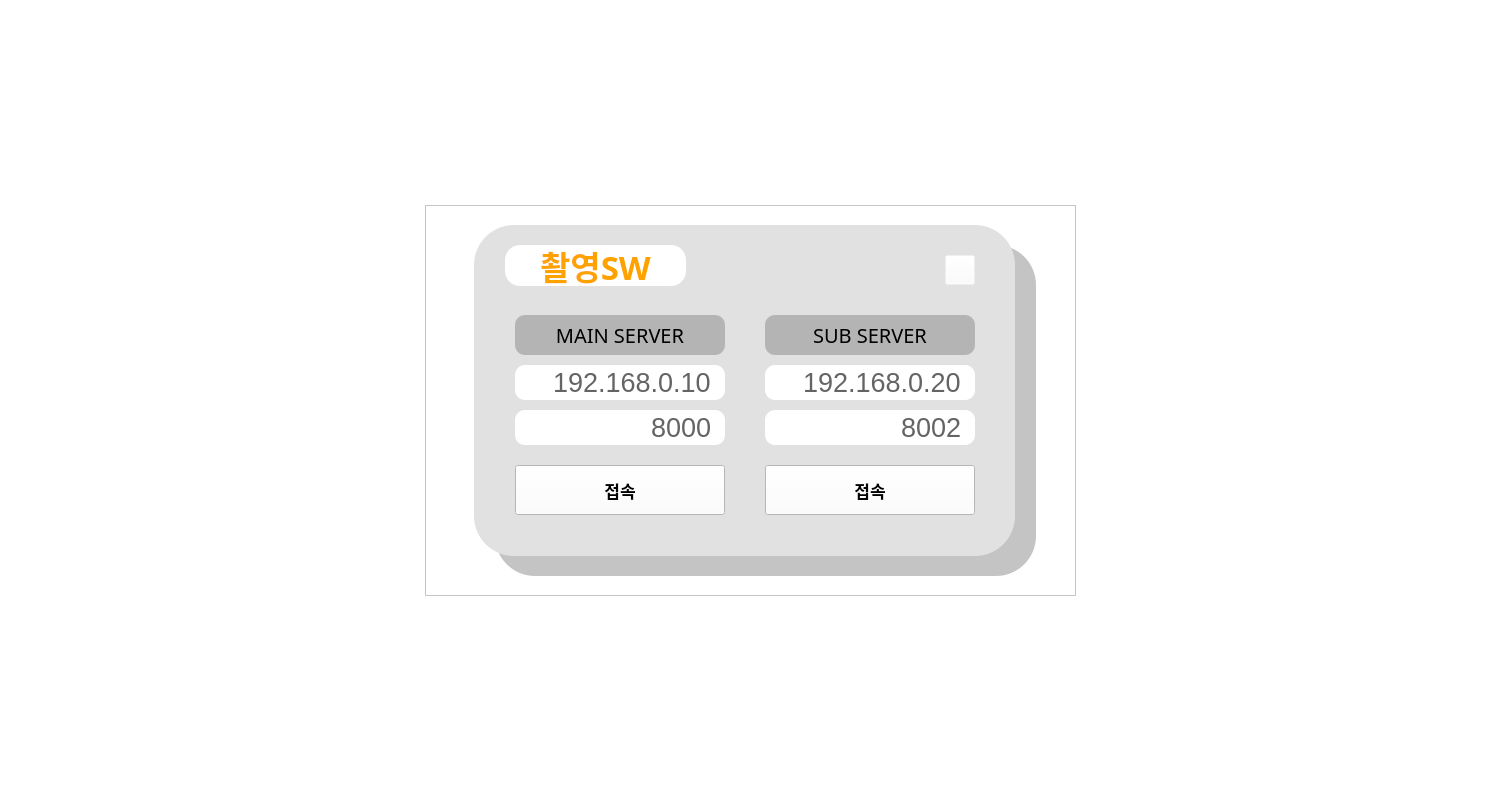
<?xml version="1.0" encoding="UTF-8"?>
<ui version="4.0">
 <class>MainWindow</class>
 <widget class="QMainWindow" name="MainWindow">
  <property name="geometry">
   <rect>
    <x>0</x>
    <y>0</y>
    <width>1500</width>
    <height>800</height>
   </rect>
  </property>
  <property name="sizePolicy">
   <sizepolicy hsizetype="Preferred" vsizetype="Preferred">
    <horstretch>0</horstretch>
    <verstretch>0</verstretch>
   </sizepolicy>
  </property>
  <property name="minimumSize">
   <size>
    <width>1500</width>
    <height>800</height>
   </size>
  </property>
  <property name="baseSize">
   <size>
    <width>1000</width>
    <height>660</height>
   </size>
  </property>
  <property name="windowTitle">
   <string>MainWindow</string>
  </property>
  <property name="styleSheet">
   <string notr="true">background-color: rgb(255, 255, 255);</string>
  </property>
  <widget class="QWidget" name="centralwidget">
   <layout class="QGridLayout" name="gridLayout_2">
    <property name="leftMargin">
     <number>0</number>
    </property>
    <property name="topMargin">
     <number>0</number>
    </property>
    <property name="rightMargin">
     <number>0</number>
    </property>
    <property name="bottomMargin">
     <number>0</number>
    </property>
    <property name="spacing">
     <number>0</number>
    </property>
    <item row="0" column="0">
     <widget class="QStackedWidget" name="pageStackedWidget">
      <widget class="QWidget" name="logInPage">
       <layout class="QGridLayout" name="gridLayout">
        <item row="0" column="0">
         <layout class="QHBoxLayout" name="horizontalLayout">
          <item>
           <spacer name="leftSpacer">
            <property name="orientation">
             <enum>Qt::Horizontal</enum>
            </property>
            <property name="sizeHint" stdset="0">
             <size>
              <width>40</width>
              <height>20</height>
             </size>
            </property>
           </spacer>
          </item>
          <item>
           <layout class="QVBoxLayout" name="verticalLayout_2">
            <item>
             <spacer name="topSpacer">
              <property name="orientation">
               <enum>Qt::Vertical</enum>
              </property>
              <property name="sizeHint" stdset="0">
               <size>
                <width>20</width>
                <height>40</height>
               </size>
              </property>
             </spacer>
            </item>
            <item>
             <widget class="QFrame" name="frame">
              <property name="sizePolicy">
               <sizepolicy hsizetype="Fixed" vsizetype="Fixed">
                <horstretch>0</horstretch>
                <verstretch>0</verstretch>
               </sizepolicy>
              </property>
              <property name="minimumSize">
               <size>
                <width>651</width>
                <height>391</height>
               </size>
              </property>
              <property name="frameShape">
               <enum>QFrame::StyledPanel</enum>
              </property>
              <property name="frameShadow">
               <enum>QFrame::Raised</enum>
              </property>
              <widget class="QLineEdit" name="ipEdit2">
               <property name="geometry">
                <rect>
                 <x>340</x>
                 <y>160</y>
                 <width>210</width>
                 <height>35</height>
                </rect>
               </property>
               <property name="font">
                <font>
                 <pointsize>25</pointsize>
                </font>
               </property>
               <property name="styleSheet">
                <string notr="true">background-color: rgb(255, 255, 255);
border-radius:10px;
color: rgb(255, 255, 255);</string>
               </property>
               <property name="text">
                <string/>
               </property>
               <property name="readOnly">
                <bool>true</bool>
               </property>
              </widget>
              <widget class="QPushButton" name="subConnectButton">
               <property name="enabled">
                <bool>true</bool>
               </property>
               <property name="geometry">
                <rect>
                 <x>340</x>
                 <y>260</y>
                 <width>210</width>
                 <height>50</height>
                </rect>
               </property>
               <property name="minimumSize">
                <size>
                 <width>0</width>
                 <height>50</height>
                </size>
               </property>
               <property name="maximumSize">
                <size>
                 <width>16777215</width>
                 <height>40</height>
                </size>
               </property>
               <property name="font">
                <font>
                 <pointsize>13</pointsize>
                 <bold>true</bold>
                </font>
               </property>
               <property name="styleSheet">
                <string notr="true"/>
               </property>
               <property name="text">
                <string>접속</string>
               </property>
              </widget>
              <widget class="QLineEdit" name="mainPortEdit">
               <property name="geometry">
                <rect>
                 <x>100</x>
                 <y>207</y>
                 <width>190</width>
                 <height>31</height>
                </rect>
               </property>
               <property name="font">
                <font>
                 <pointsize>20</pointsize>
                </font>
               </property>
               <property name="styleSheet">
                <string notr="true">background-color: rgba(255, 170, 0, 00);
color: rgb(100, 100, 100);
border: rgba(255, 255, 255, 0);</string>
               </property>
               <property name="text">
                <string>8000</string>
               </property>
               <property name="alignment">
                <set>Qt::AlignRight|Qt::AlignTrailing|Qt::AlignVCenter</set>
               </property>
              </widget>
              <widget class="QLabel" name="frontLabel">
               <property name="geometry">
                <rect>
                 <x>49</x>
                 <y>20</y>
                 <width>541</width>
                 <height>331</height>
                </rect>
               </property>
               <property name="styleSheet">
                <string notr="true">background-color: rgb(225, 225, 225);
border-radius: 40px;</string>
               </property>
               <property name="text">
                <string/>
               </property>
              </widget>
              <widget class="QLineEdit" name="subPortEdit">
               <property name="geometry">
                <rect>
                 <x>350</x>
                 <y>207</y>
                 <width>190</width>
                 <height>31</height>
                </rect>
               </property>
               <property name="font">
                <font>
                 <pointsize>20</pointsize>
                </font>
               </property>
               <property name="styleSheet">
                <string notr="true">background-color: rgba(255, 170, 0, 00);
color: rgb(100, 100, 100);
border: rgba(255, 255, 255, 0);</string>
               </property>
               <property name="text">
                <string>8002</string>
               </property>
               <property name="alignment">
                <set>Qt::AlignRight|Qt::AlignTrailing|Qt::AlignVCenter</set>
               </property>
              </widget>
              <widget class="QLabel" name="subLabel">
               <property name="geometry">
                <rect>
                 <x>340</x>
                 <y>110</y>
                 <width>210</width>
                 <height>40</height>
                </rect>
               </property>
               <property name="minimumSize">
                <size>
                 <width>210</width>
                 <height>40</height>
                </size>
               </property>
               <property name="maximumSize">
                <size>
                 <width>210</width>
                 <height>40</height>
                </size>
               </property>
               <property name="font">
                <font>
                 <family>Arial Black</family>
                 <pointsize>15</pointsize>
                </font>
               </property>
               <property name="styleSheet">
                <string notr="true">background-color: rgb(180, 180, 180);
border-radius: 10px;
</string>
               </property>
               <property name="text">
                <string>SUB SERVER</string>
               </property>
               <property name="alignment">
                <set>Qt::AlignCenter</set>
               </property>
              </widget>
              <widget class="QPushButton" name="quitButton">
               <property name="geometry">
                <rect>
                 <x>520</x>
                 <y>50</y>
                 <width>30</width>
                 <height>30</height>
                </rect>
               </property>
               <property name="minimumSize">
                <size>
                 <width>30</width>
                 <height>30</height>
                </size>
               </property>
               <property name="maximumSize">
                <size>
                 <width>30</width>
                 <height>30</height>
                </size>
               </property>
               <property name="font">
                <font>
                 <family>Arial Black</family>
                 <pointsize>15</pointsize>
                </font>
               </property>
               <property name="styleSheet">
                <string notr="true">background-color: rgba(255, 255, 255, 0);</string>
               </property>
               <property name="text">
                <string/>
               </property>
               <property name="icon">
                <iconset theme="accessories-calculator">
                 <disabledoff>:/icon/quit.png</disabledoff>
                </iconset>
               </property>
               <property name="iconSize">
                <size>
                 <width>30</width>
                 <height>30</height>
                </size>
               </property>
              </widget>
              <widget class="QLineEdit" name="subIpEdit">
               <property name="geometry">
                <rect>
                 <x>350</x>
                 <y>162</y>
                 <width>190</width>
                 <height>31</height>
                </rect>
               </property>
               <property name="font">
                <font>
                 <pointsize>20</pointsize>
                </font>
               </property>
               <property name="styleSheet">
                <string notr="true">background-color: rgba(255, 170, 0, 00);
color: rgb(100, 100, 100);
border: rgba(255, 255, 255, 0);</string>
               </property>
               <property name="text">
                <string>192.168.0.20</string>
               </property>
               <property name="alignment">
                <set>Qt::AlignRight|Qt::AlignTrailing|Qt::AlignVCenter</set>
               </property>
              </widget>
              <widget class="QLabel" name="mainLabel">
               <property name="geometry">
                <rect>
                 <x>90</x>
                 <y>110</y>
                 <width>210</width>
                 <height>40</height>
                </rect>
               </property>
               <property name="minimumSize">
                <size>
                 <width>210</width>
                 <height>40</height>
                </size>
               </property>
               <property name="maximumSize">
                <size>
                 <width>210</width>
                 <height>40</height>
                </size>
               </property>
               <property name="font">
                <font>
                 <family>Arial Black</family>
                 <pointsize>15</pointsize>
                </font>
               </property>
               <property name="styleSheet">
                <string notr="true">background-color: rgb(180, 180, 180);
border-radius: 10px;
</string>
               </property>
               <property name="text">
                <string>MAIN SERVER</string>
               </property>
               <property name="alignment">
                <set>Qt::AlignCenter</set>
               </property>
              </widget>
              <widget class="QLineEdit" name="mainIpEdit">
               <property name="geometry">
                <rect>
                 <x>100</x>
                 <y>162</y>
                 <width>190</width>
                 <height>31</height>
                </rect>
               </property>
               <property name="font">
                <font>
                 <pointsize>20</pointsize>
                </font>
               </property>
               <property name="styleSheet">
                <string notr="true">background-color: rgba(255, 170, 0, 00);
color: rgb(100, 100, 100);
border: rgba(255, 255, 255, 0);</string>
               </property>
               <property name="text">
                <string>192.168.0.10</string>
               </property>
               <property name="alignment">
                <set>Qt::AlignRight|Qt::AlignTrailing|Qt::AlignVCenter</set>
               </property>
              </widget>
              <widget class="QLineEdit" name="portEdit1">
               <property name="geometry">
                <rect>
                 <x>90</x>
                 <y>205</y>
                 <width>210</width>
                 <height>35</height>
                </rect>
               </property>
               <property name="font">
                <font>
                 <pointsize>25</pointsize>
                </font>
               </property>
               <property name="styleSheet">
                <string notr="true">background-color: rgb(255, 255, 255);
border-radius:10px;
color: rgb(255, 255, 255);</string>
               </property>
               <property name="text">
                <string/>
               </property>
               <property name="readOnly">
                <bool>true</bool>
               </property>
              </widget>
              <widget class="QLabel" name="backLabel">
               <property name="geometry">
                <rect>
                 <x>70</x>
                 <y>40</y>
                 <width>541</width>
                 <height>331</height>
                </rect>
               </property>
               <property name="styleSheet">
                <string notr="true">background-color: rgb(196, 196, 196);
border-radius: 40px;</string>
               </property>
               <property name="text">
                <string/>
               </property>
              </widget>
              <widget class="QLabel" name="titleLabel">
               <property name="geometry">
                <rect>
                 <x>80</x>
                 <y>40</y>
                 <width>181</width>
                 <height>41</height>
                </rect>
               </property>
               <property name="font">
                <font>
                 <family>맑은 고딕</family>
                 <pointsize>25</pointsize>
                 <italic>false</italic>
                 <bold>true</bold>
                 <strikeout>false</strikeout>
                 <kerning>true</kerning>
                </font>
               </property>
               <property name="styleSheet">
                <string notr="true">background-color: rgba(255, 255, 255, 255);
color: rgb(255, 162, 0);
border-radius: 15px;</string>
               </property>
               <property name="text">
                <string>촬영SW</string>
               </property>
               <property name="alignment">
                <set>Qt::AlignCenter</set>
               </property>
              </widget>
              <widget class="QPushButton" name="mainConnectButton">
               <property name="enabled">
                <bool>true</bool>
               </property>
               <property name="geometry">
                <rect>
                 <x>90</x>
                 <y>260</y>
                 <width>210</width>
                 <height>50</height>
                </rect>
               </property>
               <property name="minimumSize">
                <size>
                 <width>210</width>
                 <height>50</height>
                </size>
               </property>
               <property name="maximumSize">
                <size>
                 <width>210</width>
                 <height>40</height>
                </size>
               </property>
               <property name="font">
                <font>
                 <pointsize>13</pointsize>
                 <bold>true</bold>
                </font>
               </property>
               <property name="styleSheet">
                <string notr="true"/>
               </property>
               <property name="text">
                <string>접속</string>
               </property>
              </widget>
              <widget class="QLineEdit" name="portEdit2">
               <property name="geometry">
                <rect>
                 <x>340</x>
                 <y>205</y>
                 <width>210</width>
                 <height>35</height>
                </rect>
               </property>
               <property name="font">
                <font>
                 <pointsize>25</pointsize>
                </font>
               </property>
               <property name="styleSheet">
                <string notr="true">background-color: rgb(255, 255, 255);
border-radius:10px;
color: rgb(255, 255, 255);</string>
               </property>
               <property name="text">
                <string/>
               </property>
               <property name="readOnly">
                <bool>true</bool>
               </property>
              </widget>
              <widget class="QLineEdit" name="ipEdit1">
               <property name="geometry">
                <rect>
                 <x>90</x>
                 <y>160</y>
                 <width>210</width>
                 <height>35</height>
                </rect>
               </property>
               <property name="font">
                <font>
                 <pointsize>25</pointsize>
                </font>
               </property>
               <property name="styleSheet">
                <string notr="true">background-color: rgb(255, 255, 255);
border-radius:10px;
color: rgb(255, 255, 255);</string>
               </property>
               <property name="text">
                <string/>
               </property>
               <property name="readOnly">
                <bool>true</bool>
               </property>
              </widget>
              <zorder>backLabel</zorder>
              <zorder>frontLabel</zorder>
              <zorder>titleLabel</zorder>
              <zorder>portEdit2</zorder>
              <zorder>ipEdit1</zorder>
              <zorder>subPortEdit</zorder>
              <zorder>subConnectButton</zorder>
              <zorder>quitButton</zorder>
              <zorder>portEdit1</zorder>
              <zorder>mainPortEdit</zorder>
              <zorder>mainIpEdit</zorder>
              <zorder>mainConnectButton</zorder>
              <zorder>subLabel</zorder>
              <zorder>mainLabel</zorder>
              <zorder>ipEdit2</zorder>
              <zorder>subIpEdit</zorder>
             </widget>
            </item>
            <item>
             <spacer name="bottomSpacer">
              <property name="orientation">
               <enum>Qt::Vertical</enum>
              </property>
              <property name="sizeHint" stdset="0">
               <size>
                <width>20</width>
                <height>40</height>
               </size>
              </property>
             </spacer>
            </item>
           </layout>
          </item>
          <item>
           <spacer name="rightSpacer">
            <property name="orientation">
             <enum>Qt::Horizontal</enum>
            </property>
            <property name="sizeHint" stdset="0">
             <size>
              <width>40</width>
              <height>20</height>
             </size>
            </property>
           </spacer>
          </item>
         </layout>
        </item>
       </layout>
      </widget>
      <widget class="QWidget" name="ProcessPage">
       <property name="styleSheet">
        <string notr="true">background-color: rgb(245, 245, 245);</string>
       </property>
       <layout class="QGridLayout" name="gridLayout_3">
        <item row="0" column="0">
         <layout class="QVBoxLayout" name="verticalLayout_3">
          <item>
           <layout class="QHBoxLayout" name="horizontalLayout_2">
            <property name="rightMargin">
             <number>20</number>
            </property>
            <item>
             <widget class="QLabel" name="title">
              <property name="font">
               <font>
                <pointsize>31</pointsize>
               </font>
              </property>
              <property name="text">
               <string> 촬영 SW</string>
              </property>
             </widget>
            </item>
            <item>
             <spacer name="horizontalSpacer">
              <property name="orientation">
               <enum>Qt::Horizontal</enum>
              </property>
              <property name="sizeHint" stdset="0">
               <size>
                <width>40</width>
                <height>20</height>
               </size>
              </property>
             </spacer>
            </item>
            <item>
             <widget class="QPushButton" name="quitButton_main">
              <property name="minimumSize">
               <size>
                <width>30</width>
                <height>30</height>
               </size>
              </property>
              <property name="maximumSize">
               <size>
                <width>30</width>
                <height>30</height>
               </size>
              </property>
              <property name="font">
               <font>
                <family>Arial Black</family>
                <pointsize>19</pointsize>
               </font>
              </property>
              <property name="styleSheet">
               <string notr="true">background-color: rgba(255, 255, 255, 0);</string>
              </property>
              <property name="text">
               <string/>
              </property>
              <property name="icon">
               <iconset resource="resource.qrc">
                <normaloff>:/icon/quit.png</normaloff>:/icon/quit.png</iconset>
              </property>
              <property name="iconSize">
               <size>
                <width>30</width>
                <height>30</height>
               </size>
              </property>
             </widget>
            </item>
           </layout>
          </item>
          <item>
           <layout class="QHBoxLayout" name="horizontalLayout_3">
            <item>
             <widget class="QFrame" name="manageFrame">
              <property name="maximumSize">
               <size>
                <width>410</width>
                <height>16777215</height>
               </size>
              </property>
              <property name="styleSheet">
               <string notr="true">background-color: rgb(255, 255, 255);
border-radius: 30px;</string>
              </property>
              <property name="frameShape">
               <enum>QFrame::NoFrame</enum>
              </property>
              <property name="frameShadow">
               <enum>QFrame::Raised</enum>
              </property>
              <layout class="QVBoxLayout" name="verticalLayout">
               <property name="spacing">
                <number>10</number>
               </property>
               <property name="leftMargin">
                <number>5</number>
               </property>
               <property name="topMargin">
                <number>10</number>
               </property>
               <property name="rightMargin">
                <number>5</number>
               </property>
               <property name="bottomMargin">
                <number>10</number>
               </property>
               <item>
                <widget class="QFrame" name="patientFrame">
                 <property name="sizePolicy">
                  <sizepolicy hsizetype="Fixed" vsizetype="Fixed">
                   <horstretch>0</horstretch>
                   <verstretch>0</verstretch>
                  </sizepolicy>
                 </property>
                 <property name="minimumSize">
                  <size>
                   <width>400</width>
                   <height>300</height>
                  </size>
                 </property>
                 <property name="maximumSize">
                  <size>
                   <width>16777215</width>
                   <height>300</height>
                  </size>
                 </property>
                 <property name="styleSheet">
                  <string notr="true">border-radius: 30px;
background-color: rgb(230, 230, 230);</string>
                 </property>
                 <property name="frameShape">
                  <enum>QFrame::NoFrame</enum>
                 </property>
                 <property name="frameShadow">
                  <enum>QFrame::Raised</enum>
                 </property>
                </widget>
               </item>
               <item>
                <widget class="QFrame" name="controlFrame">
                 <property name="sizePolicy">
                  <sizepolicy hsizetype="Fixed" vsizetype="Expanding">
                   <horstretch>0</horstretch>
                   <verstretch>0</verstretch>
                  </sizepolicy>
                 </property>
                 <property name="minimumSize">
                  <size>
                   <width>400</width>
                   <height>300</height>
                  </size>
                 </property>
                 <property name="styleSheet">
                  <string notr="true">border-radius: 30px;
background-color: rgb(230, 230, 230);</string>
                 </property>
                 <property name="frameShape">
                  <enum>QFrame::NoFrame</enum>
                 </property>
                 <property name="frameShadow">
                  <enum>QFrame::Raised</enum>
                 </property>
                </widget>
               </item>
              </layout>
             </widget>
            </item>
            <item>
             <widget class="QFrame" name="imagingFrame">
              <property name="sizePolicy">
               <sizepolicy hsizetype="Expanding" vsizetype="Expanding">
                <horstretch>0</horstretch>
                <verstretch>0</verstretch>
               </sizepolicy>
              </property>
              <property name="minimumSize">
               <size>
                <width>630</width>
                <height>610</height>
               </size>
              </property>
              <property name="styleSheet">
               <string notr="true">background-color: rgb(250, 250, 250);
border-radius: 30px;
</string>
              </property>
              <property name="frameShape">
               <enum>QFrame::NoFrame</enum>
              </property>
              <property name="frameShadow">
               <enum>QFrame::Plain</enum>
              </property>
             </widget>
            </item>
           </layout>
          </item>
         </layout>
        </item>
       </layout>
      </widget>
     </widget>
    </item>
   </layout>
  </widget>
 </widget>
 <resources>
  <include location="resource.qrc"/>
 </resources>
 <connections/>
</ui>
